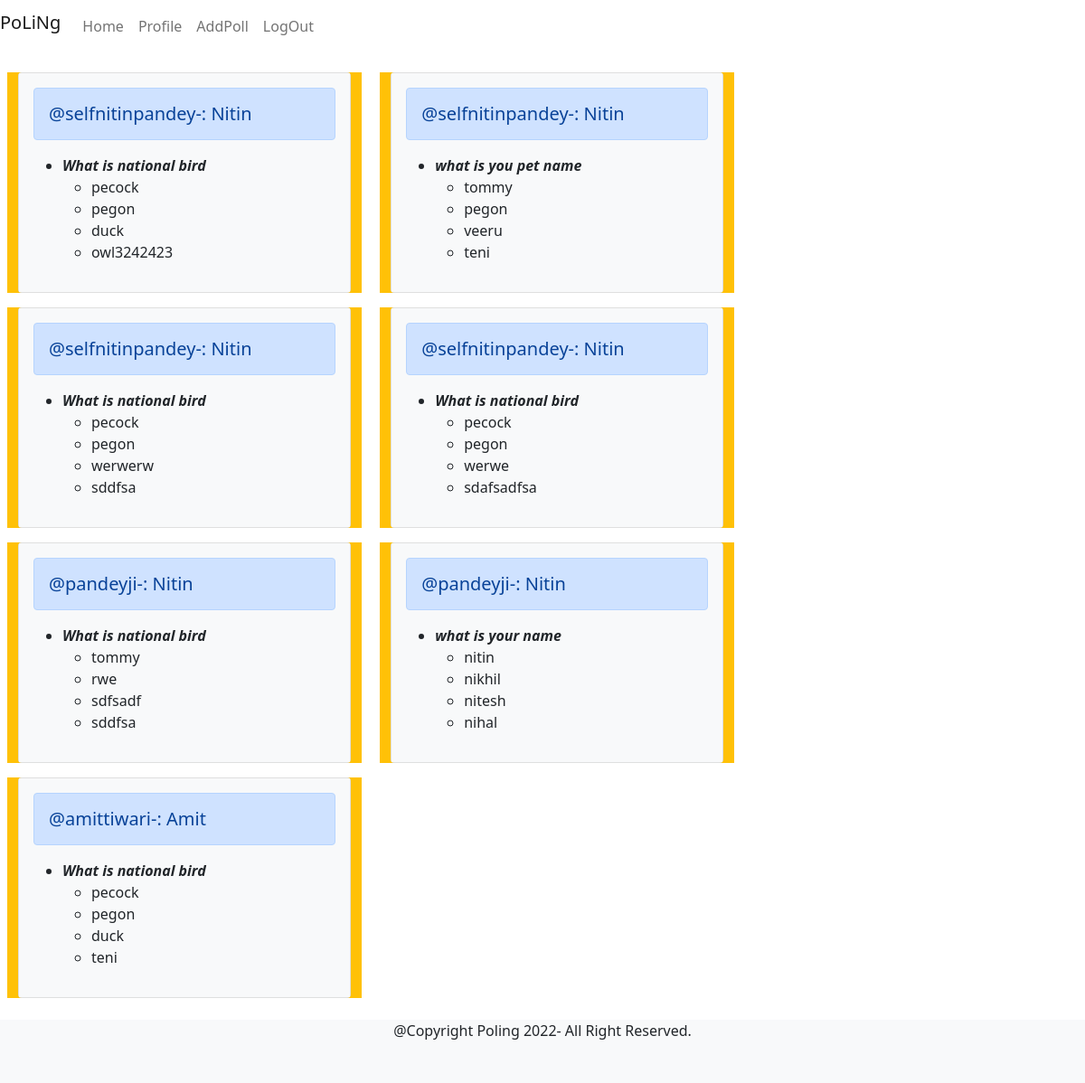
Screenshot of / (signed in) with the database file from the repository.
### poll/models.py (models this page shows, shortened)
class Addpoll(models.Model):
    user=models.ForeignKey(User,null=True,on_delete=models.CASCADE)
    question=models.CharField(max_length=200,null=False,blank=False)
    first_c=models.CharField(max_length=30,null=False,blank=False)
    second_c=models.CharField(max_length=30,null=False,blank=False)
    third_c=models.CharField(max_length=30,null=False,blank=False)
    fourth_c=models.CharField(max_length=30,null=False,blank=False)

### poll/views.py (the view)
# urls.py: path('',home,name='home'),
def home(request):
    if request.user.is_authenticated:
        addpoll=Addpoll.objects.all()
        context={
            'addpoll':addpoll
        }
        return render(request,'dashboard.html',context)
    else:
        return HttpResponseRedirect('/login/')

### poll/templates/dashboard.html (shortened to what this page needs)
{% extends 'base.html' %}
{% block msg %} <br>
{% endblock msg %}
{% block content %}
{% for a in addpoll %}
<div class="row m-2 bg-warning" style='display:inline-block;'>
    <div class="col">
        <div class="card" style="width:23rem;">
            <div class="card-body bg-light">
                <h5 class="card-title alert alert-primary">@{{a.user}}-:&nbsp;{{a.user.first_name|title}}</h5>
                <p class="card-text">
                <ul>
                    <li><b><i>{{a.question}}</i></b></li>
                    <ul>
                        <li>{{a.first_c}}</li>
                        <li>{{a.second_c}}</li>
                        <li>{{a.third_c}}</li>
                        <li>{{a.fourth_c}}</li>
                    </ul>
                </ul>
                </p>
            </div>
        </div>
    </div>
</div>
{% endfor %}
{% endblock content %}

### poll/templates/base.html (shortened to what this page needs)
<!DOCTYPE html>
<html lang="en">
<head>
    {% load static %}
    <link rel="stylesheet" href="{% static 'css/bootstrap.css' %}">
    <link rel="stylesheet" href="{% static 'css/mystyle.css' %}">
    <link rel="stylesheet" href="https://cdnjs.cloudflare.com/ajax/libs/font-awesome/4.7.0/css/font-awesome.min.css">
</head>
<body>
    {% block header %}
    {% include 'nav.html' %}
    {% endblock header %}
    {% block msg %}
    {% endblock msg %}
    {% block content %}
    {% endblock content %}
    {% block footer %}
    {% include 'footer.html' %}
    {% endblock footer %}
</body>
</html>

### poll/templates/nav.html (shortened to what this page needs)
<nav class="navbar navbar-expand-lg navbar-light fixed-top" style='background-color:white;'>
    <h1 class="navbar-brand">PoLiNg</h1>
    <div class="collapse navbar-collapse" id="navbarSupportedContent">
      <ul class="navbar-nav mr-auto">
        {% if user.is_authenticated %}
        <li class="nav-item active">
          <a class="nav-link" href="{% url 'home' %}">Home</a>
        </li>
        <li class="nav-item active">
          <a class="nav-link" href="{% url 'profile' %}">Profile</a>
        </li>
        <li class="nav-item active">
            <a class="nav-link" href="{% url 'add_poll' %}">AddPoll</a>
          </li>
        <li class="nav-item active">
            <a class="nav-link" href="{% url 'logout' %}">LogOut</a>
          </li>
        </ul>
      {% endif %}
    </div>
  </nav>

### poll/templates/footer.html
<footer>
    <div class="container-fluid bg-light" style="height:70px;">
        <p class="text-center text-dark mt-3">@Copyright Poling 2022- All Right Reserved.  </p>
    </div>
</footer>

### poll/static/css/mystyle.css (style rules this page uses)
body { margin:0px; padding:0px; }

### rows the page displays
Addpoll: user "selfnitinpandey", user.first_name "Nitin", question "What is national bird", first_c "pecock", second_c "pegon", third_c "duck", fourth_c "owl3242423"
Addpoll: user "selfnitinpandey", user.first_name "Nitin", question "what is you pet name", first_c "tommy", second_c "pegon", third_c "veeru", fourth_c "teni"
Addpoll: user "selfnitinpandey", user.first_name "Nitin", question "What is national bird", first_c "pecock", second_c "pegon", third_c "werwerw", fourth_c "sddfsa"
Addpoll: user "selfnitinpandey", user.first_name "Nitin", question "What is national bird", first_c "pecock", second_c "pegon", third_c "werwe", fourth_c "sdafsadfsa"
Addpoll: user "pandeyji", user.first_name "Nitin", question "What is national bird", first_c "tommy", second_c "rwe", third_c "sdfsadf", fourth_c "sddfsa"
Addpoll: user "pandeyji", user.first_name "Nitin", question "what is your name", first_c "nitin", second_c "nikhil", third_c "nitesh", fourth_c "nihal"
Addpoll: user "amittiwari", user.first_name "Amit", question "What is national bird", first_c "pecock", second_c "pegon", third_c "duck", fourth_c "teni"
